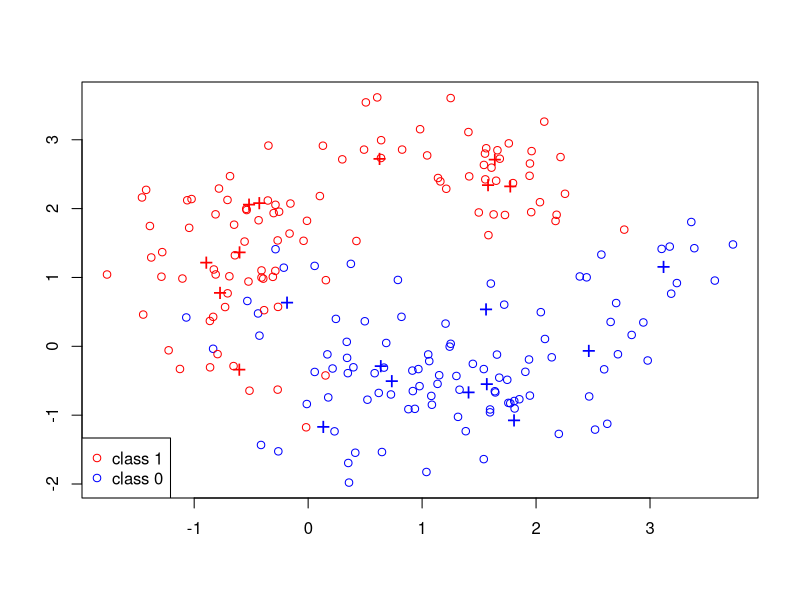

The R source for this figure:
#Name: Justin Garzione
#NetID: justing6
#UIN: 656850428

library(class)
library(ggplot2)
set.seed(428)

#Step 1: Generate a training sample of size 200, and a test sample of size 10,000
csize = 10; #Number of centers
p = 2;
sigma = 1; #Standard Deviation for generating the centers
m1 = matrix(rnorm(csize*p),csize,p)*sigma + cbind(rep(1,csize), rep(0,csize))
m0 = matrix(rnorm(csize*p),csize,p)*sigma + cbind(rep(0,csize), rep(1,csize))

#Step 2: Calculate the training and test errors (the averaged 0/1 error)
n = 100;

#Randomly allocate the n samples for class 1 to the 10 clusters
id1 = sample(1:csize, n, replace=TRUE);

#Randomly allocate the n samples for class 1 to the 10 clusters
id0 = sample(1:csize, n, replace=TRUE);

s = sqrt(1/5); #standard deviation for generating x

traindata = matrix(rnorm(2*n*p), 2*n, p)*s + rbind(m1[id1,], m0[id0,])
Ytrain = factor(c(rep(1,n), rep(0,n)))

N = 5000
id1 = sample(1:csize, N, replace=TRUE);
id0 = sample(1:csize, N, replace=TRUE);
testdate = matrix(rnorm(2*N*p), 2*N, p)*s + rbind(m1[id1,], m0[id0,])
Ytest = factor(c(rep(1,N), rep(0,N)))


#Step 3: For Each do the following steps:

#--Step 4: Calculate Linear regression with cut-off value 0.5

#--Step 5: Calculate Quadratic regression with cut-off value 0.5

#--Step 6: Calculate kNN classification with k chosen by 10-fold cross validation

#--Step 7: Calculate Bayes rule

#Step 8: Summarize your results on training errors and test errors graphically; boxplot or stripchart
plot(traindata[, 1], traindata[, 2], type = "n", xlab = "", ylab = "")

points(traindata[1:n, 1], traindata[1:n, 2], col = "blue");
points(traindata[(n+1):(2*n), 1], traindata[(n+1):(2*n), 2], col="red"); 

points(m1[1:csize, 1], m1[1:csize, 2], pch="+", cex=1.5, col="blue");    
points(m0[1:csize, 1], m0[1:csize, 2], pch="+", cex=1.5, col="red");   

legend("bottomleft", pch = c(1,1), col = c("red", "blue"), legend = c("class 1", "class 0"))

#Step 9: Report the mean and standard errors for the k values

